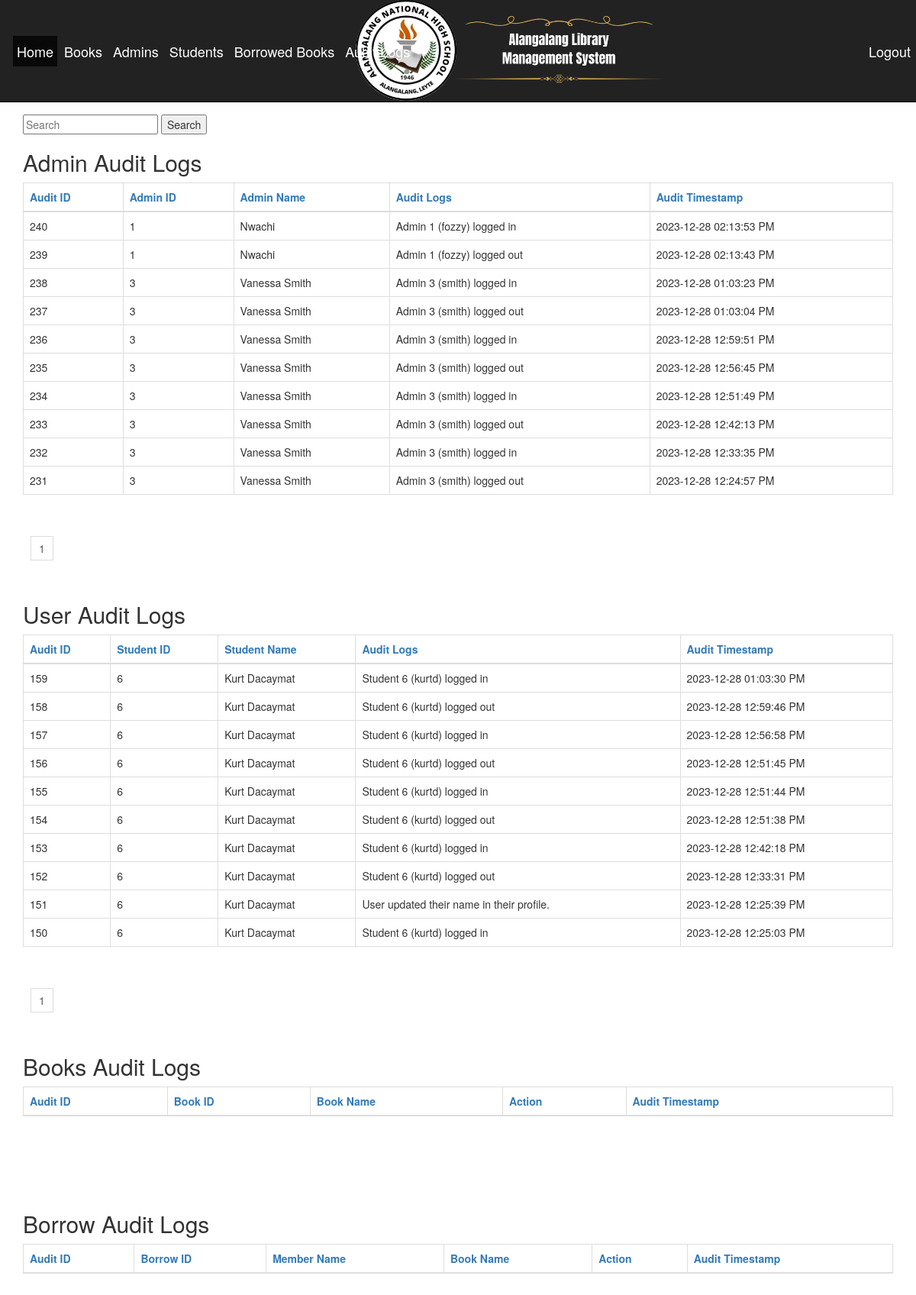
The page /audit_logs.php (signed in) on the database its author committed.
### tables this page shows
CREATE TABLE `audit_logs_admin` (
  `audit_id` int(100) NOT NULL,
  `adminId` int(11) DEFAULT NULL,
  `audit_logs` varchar(100) NOT NULL,
  `audit_timestamp` datetime NOT NULL DEFAULT current_timestamp()
);

CREATE TABLE `audit_logs_user` (
  `audit_id` int(100) NOT NULL,
  `studentId` int(11) NOT NULL,
  `audit_logs` varchar(100) NOT NULL,
  `audit_timestamp` datetime NOT NULL DEFAULT current_timestamp()
);

CREATE TABLE `students` (
  `studentId` int(11) NOT NULL,
  `matric_no` varchar(30) NOT NULL,
  `password` varchar(150) NOT NULL,
  `username` varchar(150) NOT NULL,
  `email` varchar(60) NOT NULL,
  `dept` varchar(60) NOT NULL,
  `numOfBooks` int(11) NOT NULL,
  `moneyOwed` varchar(20) NOT NULL,
  `photo` text NOT NULL,
  `phoneNumber` varchar(11) NOT NULL,
  `name` varchar(60) NOT NULL
);

### audit_logs.php (the view, shortened to what this page needs)
<?php
require 'includes/db-inc.php';
include "includes/header.php";
$search_query = isset($_GET['search_query']) ? $_GET['search_query'] : '';
$sort_admin = isset($_GET['sort_admin']) ? $_GET['sort_admin'] : 'audit_id';
$direction = isset($_GET['direction']) && $_GET['direction'] == 'desc' ? 'desc' : 'asc';
$results_per_page = 10;
$page = isset($_GET['page']) ? (int)$_GET['page'] : 1;
$start = ($page - 1) * $results_per_page;
$sql_admin = "SELECT audit_logs_admin.*, admin.adminName
FROM audit_logs_admin
LEFT JOIN admin ON audit_logs_admin.adminId = admin.adminId
WHERE (admin.adminName LIKE '%" . $search_query . "%'
OR audit_logs_admin.audit_logs LIKE '%" . $search_query . "%'
OR audit_logs_admin.audit_id LIKE '%" . $search_query . "%'
OR audit_logs_admin.adminId LIKE '%" . $search_query . "%')
ORDER BY audit_logs_admin.audit_timestamp DESC, $sort_admin $direction
LIMIT $start, $results_per_page";
$query_admin = mysqli_query($conn, $sql_admin);
$sql_user = "SELECT audit_logs_user.*, students.name FROM audit_logs_user JOIN students ON audit_logs_user.studentId = students.studentId WHERE (students.name LIKE '%" . $search_query . "%' OR audit_logs_user.audit_logs LIKE '%" . $search_query . "%' OR audit_logs_user.audit_id LIKE '%" . $search_query . "%' OR audit_logs_user.studentId LIKE '%" . $search_query . "%') ORDER BY audit_logs_user.audit_id DESC, audit_logs_user.audit_timestamp DESC LIMIT $start, $results_per_page";
$query_user = mysqli_query($conn, $sql_user);
?>
<div class="container">
    <?php include "includes/nav.php"; ?>
    <form action="" method="GET">
        <input type="text" name="search_query" placeholder="Search">
        <input type="submit" value="Search">
    </form>
    <h2>Admin Audit Logs</h2>
    <table class="table table-bordered">
        <thead>
            <tr>
                <th><a href="?sort_admin=audit_id&direction=<?php echo $direction == 'asc' ? 'desc' : 'asc'; ?>">Audit ID</a></th>
                <th><a href="?sort=audit_id&direction=<?php echo $direction == 'asc' ? 'desc' : 'asc'; ?>">Admin ID</a></th>
                <th><a href="?sort=audit_id&direction=<?php echo $direction == 'asc' ? 'desc' : 'asc'; ?>">Admin Name</a></th>
                <th><a href="?sort=audit_id&direction=<?php echo $direction == 'asc' ? 'desc' : 'asc'; ?>">Audit Logs</a></th>
                <th><a href="?sort=audit_id&direction=<?php echo $direction == 'asc' ? 'desc' : 'asc'; ?>">Audit Timestamp</a></th>
            </tr>
        </thead>
        <tbody>
            <?php while ($row = mysqli_fetch_array($query_admin)) {
                $auditTimestamp = date_create($row['audit_timestamp']);
                $auditTimestampFormatted = date_format($auditTimestamp, 'Y-m-d h:i:s A');
            ?>
                <tr>
                    <td><?php echo $row['audit_id']; ?></td>
                    <td><?php echo $row['adminId']; ?></td>
                    <td><?php echo $row['adminName']; ?></td>
                    <td><?php echo $row['audit_logs']; ?></td>
                    <td><?php echo $auditTimestampFormatted; ?></td>
                </tr>
            <?php } ?>
        </tbody>
    </table>
    <div class="pagination">
        <?php
        $total_results = mysqli_num_rows($query_admin);
        $total_pages = ceil($total_results / $results_per_page);
        for ($i = 1; $i <= $total_pages; $i++) {
            echo "<a href='audit_logs.php?page=" . $i . "'>" . $i . "</a> ";
        }
        ?>
    </div>
    <h2>User Audit Logs</h2>
    <table class="table table-bordered">
        <thead>
            <tr>
                <th><a href="?sort_admin=audit_id&direction=<?php echo $direction == 'asc' ? 'desc' : 'asc'; ?>">Audit ID</a></th>
                <th><a href="?sort=audit_id&direction=<?php echo $direction == 'asc' ? 'desc' : 'asc'; ?>">Student ID</a></th>
                <th><a href="?sort=audit_id&direction=<?php echo $direction == 'asc' ? 'desc' : 'asc'; ?>">Student Name</a></th>
                <th><a href="?sort=audit_id&direction=<?php echo $direction == 'asc' ? 'desc' : 'asc'; ?>">Audit Logs</a></th>
                <th><a href="?sort=audit_id&direction=<?php echo $direction == 'asc' ? 'desc' : 'asc'; ?>">Audit Timestamp</a></th>
            </tr>
        </thead>
        <tbody>
            <?php while ($row = mysqli_fetch_array($query_user)) {
                $auditTimestamp = date_create($row['audit_timestamp']);
                $auditTimestampFormatted = date_format($auditTimestamp, 'Y-m-d h:i:s A'); ?>
                <tr>
                    <td><?php echo $row['audit_id']; ?></td>
                    <td><?php echo $row['studentId']; ?></td>
                    <td><?php echo $row['name']; ?></td>
                    <td><?php echo $row['audit_logs']; ?></td>
                    <td><?php echo $auditTimestampFormatted; ?></td>
                </tr>
            <?php } ?>
        </tbody>
    </table>
    <div class="pagination">
        <?php
        $total_results = mysqli_num_rows($query_user);
        $total_pages = ceil($total_results / $results_per_page);
        for ($i = 1; $i <= $total_pages; $i++) {
            echo "<a href='audit_logs.php?page=" . $i . "'>" . $i . "</a> ";
        }
        ?>
    </div>
    <h2>Books Audit Logs</h2>
    <table class="table table-bordered">
        <thead>
            <tr>
                <th><a href="?sort_admin=auditId_books&direction=<?php echo $direction == 'asc' ? 'desc' : 'asc'; ?>">Audit ID</a></th>
                <th><a href="?sort=audit_id&direction=<?php echo $direction == 'asc' ? 'desc' : 'asc'; ?>">Book ID</a></th>
                <th><a href="?sort=audit_id&direction=<?php echo $direction == 'asc' ? 'desc' : 'asc'; ?>">Book Name</a></th>
                <th><a href="?sort=audit_id&direction=<?php echo $direction == 'asc' ? 'desc' : 'asc'; ?>">Action</a></th>
                <th><a href="?sort=audit_id&direction=<?php echo $direction == 'asc' ? 'desc' : 'asc'; ?>">Audit Timestamp</a></th>
            </tr>
        </thead>
    </table>
    <h2>Borrow Audit Logs</h2>
    <table class="table table-bordered">
        <thead>
            <tr>
                <th><a href="?sort_borrow=auditId_borrow&direction=<?php echo $direction == 'asc' ? 'desc' : 'asc'; ?>">Audit ID</a></th>
                <th><a href="?sort_borrow=borrowId&direction=<?php echo $direction == 'asc' ? 'desc' : 'asc'; ?>">Borrow ID</a></th>
                <th><a href="?sort_borrow=memberName&direction=<?php echo $direction == 'asc' ? 'desc' : 'asc'; ?>">Member Name</a></th>
                <th><a href="?sort_borrow=bookName&direction=<?php echo $direction == 'asc' ? 'desc' : 'asc'; ?>">Book Name</a></th>
                <th><a href="?sort_borrow=action&direction=<?php echo $direction == 'asc' ? 'desc' : 'asc'; ?>">Action</a></th>
                <th><a href="?sort_borrow=audit_timestamp&direction=<?php echo $direction == 'asc' ? 'desc' : 'asc'; ?>">Audit Timestamp</a>
                </th>
            </tr>
        </thead>
    </table>
</div>

### css/style.css (style rules this page uses)
body { overflow-x: hidden; padding-top: 150px; }
.pagination { text-align: center; padding: 20px 0; }
.pagination a { color: #5a5a5a; text-decoration: none; margin: 0 10px; padding: 5px 10px; border: 1px solid #ddd; transition: background-color .3s; }

### rows shown on the page
audit_logs_admin: audit_id "240", adminId "1", adminId.adminName "Nwachi", audit_logs "Admin 1 (fozzy) logged in", audit_timestamp "2023-12-28 02:13:53 PM"
audit_logs_admin: audit_id "239", adminId "1", adminId.adminName "Nwachi", audit_logs "Admin 1 (fozzy) logged out", audit_timestamp "2023-12-28 02:13:43 PM"
audit_logs_admin: audit_id "238", adminId "3", adminId.adminName "Vanessa Smith", audit_logs "Admin 3 (smith) logged in", audit_timestamp "2023-12-28 01:03:23 PM"
audit_logs_admin: audit_id "237", adminId "3", adminId.adminName "Vanessa Smith", audit_logs "Admin 3 (smith) logged out", audit_timestamp "2023-12-28 01:03:04 PM"
audit_logs_admin: audit_id "236", adminId "3", adminId.adminName "Vanessa Smith", audit_logs "Admin 3 (smith) logged in", audit_timestamp "2023-12-28 12:59:51 PM"
audit_logs_admin: audit_id "235", adminId "3", adminId.adminName "Vanessa Smith", audit_logs "Admin 3 (smith) logged out", audit_timestamp "2023-12-28 12:56:45 PM"
audit_logs_admin: audit_id "234", adminId "3", adminId.adminName "Vanessa Smith", audit_logs "Admin 3 (smith) logged in", audit_timestamp "2023-12-28 12:51:49 PM"
audit_logs_admin: audit_id "233", adminId "3", adminId.adminName "Vanessa Smith", audit_logs "Admin 3 (smith) logged out", audit_timestamp "2023-12-28 12:42:13 PM"
audit_logs_admin: audit_id "232", adminId "3", adminId.adminName "Vanessa Smith", audit_logs "Admin 3 (smith) logged in", audit_timestamp "2023-12-28 12:33:35 PM"
audit_logs_admin: audit_id "231", adminId "3", adminId.adminName "Vanessa Smith", audit_logs "Admin 3 (smith) logged out", audit_timestamp "2023-12-28 12:24:57 PM"
audit_logs_user: audit_id "159", studentId "6", studentId.name "Kurt Dacaymat", audit_logs "Student 6 (kurtd) logged in", audit_timestamp "2023-12-28 01:03:30 PM"
audit_logs_user: audit_id "158", studentId "6", studentId.name "Kurt Dacaymat", audit_logs "Student 6 (kurtd) logged out", audit_timestamp "2023-12-28 12:59:46 PM"
audit_logs_user: audit_id "157", studentId "6", studentId.name "Kurt Dacaymat", audit_logs "Student 6 (kurtd) logged in", audit_timestamp "2023-12-28 12:56:58 PM"
audit_logs_user: audit_id "156", studentId "6", studentId.name "Kurt Dacaymat", audit_logs "Student 6 (kurtd) logged out", audit_timestamp "2023-12-28 12:51:45 PM"
audit_logs_user: audit_id "155", studentId "6", studentId.name "Kurt Dacaymat", audit_logs "Student 6 (kurtd) logged in", audit_timestamp "2023-12-28 12:51:44 PM"
audit_logs_user: audit_id "154", studentId "6", studentId.name "Kurt Dacaymat", audit_logs "Student 6 (kurtd) logged out", audit_timestamp "2023-12-28 12:51:38 PM"
audit_logs_user: audit_id "153", studentId "6", studentId.name "Kurt Dacaymat", audit_logs "Student 6 (kurtd) logged in", audit_timestamp "2023-12-28 12:42:18 PM"
audit_logs_user: audit_id "152", studentId "6", studentId.name "Kurt Dacaymat", audit_logs "Student 6 (kurtd) logged out", audit_timestamp "2023-12-28 12:33:31 PM"
audit_logs_user: audit_id "151", studentId "6", studentId.name "Kurt Dacaymat", audit_logs "User updated their name in their profile.", audit_timestamp "2023-12-28 12:25:39 PM"
audit_logs_user: audit_id "150", studentId "6", studentId.name "Kurt Dacaymat", audit_logs "Student 6 (kurtd) logged in", audit_timestamp "2023-12-28 12:25:03 PM"
